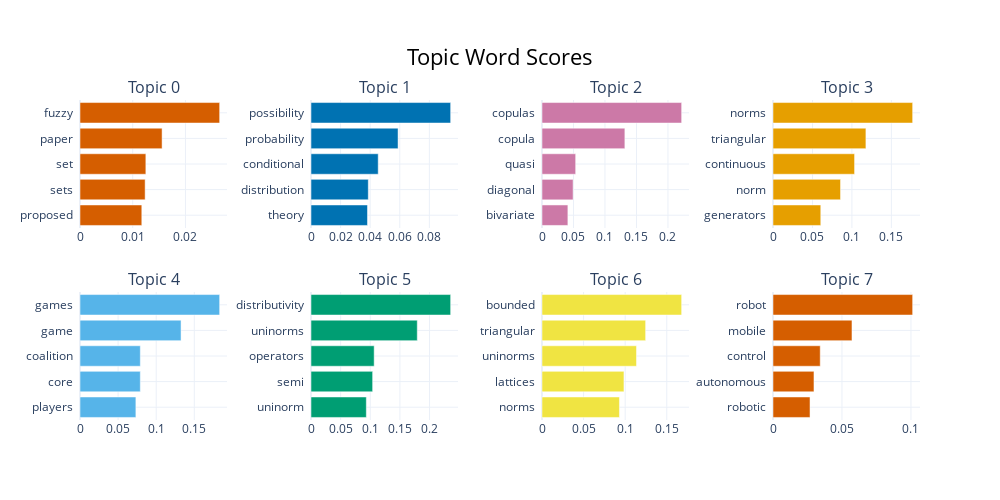

Notebook source saved alongside this figure:
### Code cell
bar_img = topic_model.visualize_barchart()
bar_img.show()
bar_img.write_image("plt\\barchart.png")

### Figure 1 — Plotly figure (JSON) as saved in the notebook; plotly's stock layout.template omitted (floating-point values rounded to 4 significant figures)
{"data": [{"marker": {"color": "#D55E00"}, "orientation": "h", "x": [0.01172, 0.01235, 0.01249, 0.01557, 0.02649], "y": ["proposed  ", "sets  ", "set  ", "paper  ", "fuzzy  "], "type": "bar", "xaxis": "x", "yaxis": "y"}, {"marker": {"color": "#0072B2"}, "orientation": "h", "x": [0.03818, 0.03873, 0.04543, 0.05885, 0.09439], "y": ["theory  ", "distribution  ", "conditional  ", "probability  ", "possibility  "], "type": "bar", "xaxis": "x2", "yaxis": "y2"}, {"marker": {"color": "#CC79A7"}, "orientation": "h", "x": [0.04109, 0.04934, 0.05346, 0.1316, 0.2217], "y": ["bivariate  ", "diagonal  ", "quasi  ", "copula  ", "copulas  "], "type": "bar", "xaxis": "x3", "yaxis": "y3"}, {"marker": {"color": "#E69F00"}, "orientation": "h", "x": [0.06055, 0.08558, 0.1034, 0.1177, 0.177], "y": ["generators  ", "norm  ", "continuous  ", "triangular  ", "norms  "], "type": "bar", "xaxis": "x4", "yaxis": "y4"}, {"marker": {"color": "#56B4E9"}, "orientation": "h", "x": [0.07333, 0.07915, 0.07916, 0.1326, 0.1833], "y": ["players  ", "core  ", "coalition  ", "game  ", "games  "], "type": "bar", "xaxis": "x5", "yaxis": "y5"}, {"marker": {"color": "#009E73"}, "orientation": "h", "x": [0.09335, 0.104, 0.1066, 0.1793, 0.2356], "y": ["uninorm  ", "semi  ", "operators  ", "uninorms  ", "distributivity  "], "type": "bar", "xaxis": "x6", "yaxis": "y6"}, {"marker": {"color": "#F0E442"}, "orientation": "h", "x": [0.09309, 0.09852, 0.1136, 0.1246, 0.1679], "y": ["norms  ", "lattices  ", "uninorms  ", "triangular  ", "bounded  "], "type": "bar", "xaxis": "x7", "yaxis": "y7"}, {"marker": {"color": "#D55E00"}, "orientation": "h", "x": [0.02684, 0.0297, 0.03424, 0.05726, 0.1012], "y": ["robotic  ", "autonomous  ", "control  ", "mobile  ", "robot  "], "type": "bar", "xaxis": "x8", "yaxis": "y8"}], "layout": {"xaxis": {"anchor": "y", "domain": [0.0, 0.175], "showgrid": true}, "yaxis": {"anchor": "x", "domain": [0.6, 1.0], "showgrid": true}, "xaxis2": {"anchor": "y2", "domain": [0.275, 0.45], "showgrid": true}, "yaxis2": {"anchor": "x2", "domain": [0.6, 1.0], "showgrid": true}, "xaxis3": {"anchor": "y3", "domain": [0.55, 0.725], "showgrid": true}, "yaxis3": {"anchor": "x3", "domain": [0.6, 1.0], "showgrid": true}, "xaxis4": {"anchor": "y4", "domain": [0.825, 1.0], "showgrid": true}, "yaxis4": {"anchor": "x4", "domain": [0.6, 1.0], "showgrid": true}, "xaxis5": {"anchor": "y5", "domain": [0.0, 0.175], "showgrid": true}, "yaxis5": {"anchor": "x5", "domain": [0.0, 0.4], "showgrid": true}, "xaxis6": {"anchor": "y6", "domain": [0.275, 0.45], "showgrid": true}, "yaxis6": {"anchor": "x6", "domain": [0.0, 0.4], "showgrid": true}, "xaxis7": {"anchor": "y7", "domain": [0.55, 0.725], "showgrid": true}, "yaxis7": {"anchor": "x7", "domain": [0.0, 0.4], "showgrid": true}, "xaxis8": {"anchor": "y8", "domain": [0.825, 1.0], "showgrid": true}, "yaxis8": {"anchor": "x8", "domain": [0.0, 0.4], "showgrid": true}, "annotations": [{"font": {"size": 16}, "showarrow": false, "text": "Topic 0", "x": 0.0875, "xanchor": "center", "xref": "paper", "y": 1.0, "yanchor": "bottom", "yref": "paper"}, {"font": {"size": 16}, "showarrow": false, "text": "Topic 1", "x": 0.3625, "xanchor": "center", "xref": "paper", "y": 1.0, "yanchor": "bottom", "yref": "paper"}, {"font": {"size": 16}, "showarrow": false, "text": "Topic 2", "x": 0.6375, "xanchor": "center", "xref": "paper", "y": 1.0, "yanchor": "bottom", "yref": "paper"}, {"font": {"size": 16}, "showarrow": false, "text": "Topic 3", "x": 0.9125, "xanchor": "center", "xref": "paper", "y": 1.0, "yanchor": "bottom", "yref": "paper"}, {"font": {"size": 16}, "showarrow": false, "text": "Topic 4", "x": 0.0875, "xanchor": "center", "xref": "paper", "y": 0.4, "yanchor": "bottom", "yref": "paper"}, {"font": {"size": 16}, "showarrow": false, "text": "Topic 5", "x": 0.3625, "xanchor": "center", "xref": "paper", "y": 0.4, "yanchor": "bottom", "yref": "paper"}, {"font": {"size": 16}, "showarrow": false, "text": "Topic 6", "x": 0.6375, "xanchor": "center", "xref": "paper", "y": 0.4, "yanchor": "bottom", "yref": "paper"}, {"font": {"size": 16}, "showarrow": false, "text": "Topic 7", "x": 0.9125, "xanchor": "center", "xref": "paper", "y": 0.4, "yanchor": "bottom", "yref": "paper"}], "title": {"font": {"size": 22, "color": "Black"}, "text": "Topic Word Scores", "x": 0.5, "xanchor": "center", "yanchor": "top"}, "hoverlabel": {"font": {"size": 16, "family": "Rockwell"}, "bgcolor": "white"}, "showlegend": false, "width": 1000, "height": 500}}
